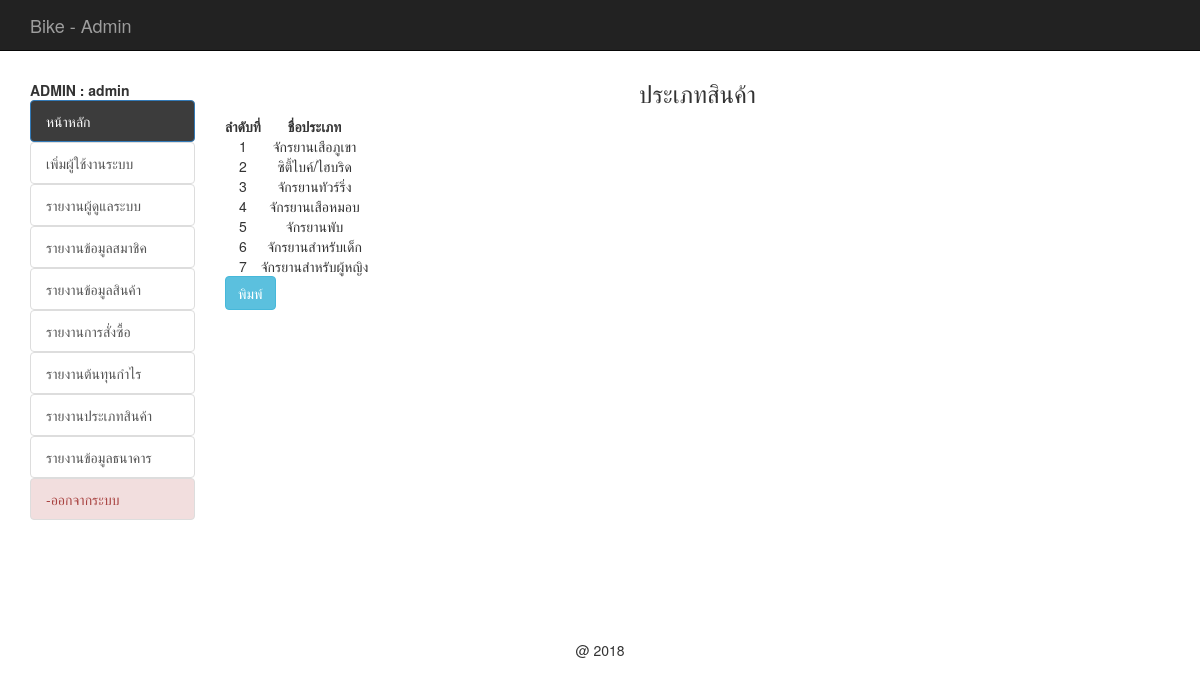
The app's page /backend/report_all_type.php (signed in) with its own data.
### tables this page shows
CREATE TABLE `tbl_type` (
  `t_id` int(11) NOT NULL,
  `t_name` varchar(100) NOT NULL
);

### backend/mm.php (called while the page is built, shortened)
<?php require_once('../Connections/condb.php'); ?>
<?php
$colname_mm = "-1";
if (isset($_SESSION['MM_admin'])) {
  $colname_mm = $_SESSION['MM_admin'];
}
$query_mm = sprintf("SELECT * FROM tbl_admin WHERE admin_user = %s", GetSQLValueString($colname_mm, "text"));
$mm = mysql_query($query_mm, $condb) or die(mysql_error());
$row_mm = mysql_fetch_assoc($mm);
?>

### backend/report_all_type.php (the view, shortened to what this page needs)
<?php require_once('../Connections/condb.php'); ?>
<?php
if (!function_exists("GetSQLValueString")) {
function GetSQLValueString($theValue, $theType, $theDefinedValue = "", $theNotDefinedValue = "")
{
  $theValue = function_exists("mysql_real_escape_string") ? mysql_real_escape_string($theValue) : mysql_escape_string($theValue);
  switch ($theType) {
    case "text":
      $theValue = ($theValue != "") ? "'" . $theValue . "'" : "NULL";
      break;
  }
  return $theValue;
}
}
$query_ptype = "SELECT * FROM tbl_type";
$ptype = mysql_query($query_ptype, $condb) or die(mysql_error());
$row_ptype = mysql_fetch_assoc($ptype);
$totalRows_ptype = mysql_num_rows($ptype);
?>
<!DOCTYPE html>
<html lang="en">
  <head>
	<?php include('h.php');?>
    <?php include('datatable.php');?>
  </head>
  <body>
  <div class="container">
  <div class="row">
         <?php include('banner.php');?>
   </div>
  	<div class="row">
    	<div class="col-md-2">
        <br>
        <?php include('menu.php');?>
      </div>
      <div class="col-md-10">
        <h3 align="center"> ประเภทสินค้า </h3>
        <table id="example1" class="display" cellspacing="0" border="0">
		<thead>
          <tr>
             <th>ลำดับที่</th>
            <th >ชื่อประเภท</th>
          </tr>
        </thead>
        <tbody>
        <?php if($totalRows_ptype>0){?>
          <?php
$i = 1;
          do { ?>
            <tr>
               <td align="center" valign="top"><?php echo $i; ?></td>
              <td  align="center" valign="top"><?php echo $row_ptype['t_name']; ?></td>
            </tr>
            <?php
  $i += 1;
          } while ($row_ptype = mysql_fetch_assoc($ptype)); ?>
        <?php } ?>
        </tbody>
        </table>
      </div>
      <div class="col-md-2">
      <input type="button" name="search" id="hp" value="พิมพ์" onclick="print()" class="btn btn-info" />
     </div>
    </div>
 </div>
  </body>
</html>
<?php include('f.php');?>

### backend/menu.php (shortened to what this page needs)
<?php include('mm.php');?>
<b id="hp">  ADMIN : <?php echo $row_mm['admin_name'];?></b>
<br />
<ul class="list-group list-group-flush" id="hp">
	<il><a href="index.php" class="list-group-item active"  style="background-color: #3c3c3c">หน้าหลัก</a></il>
	<?php
	if ($row_mm['status'] == 'admin') { ?>
		<il><a href="adduser_admin.php" class="list-group-item">เพิ่มผู้ใช้งานระบบ</a></il>
		<il><a href="list_admin.php" class="list-group-item">รายงานผู้ดูแลระบบ</a></il>
		<il><a href="list_member.php" class="list-group-item">รายงานข้อมูลสมาชิค</a></il>
		<il><a href="report_all_prd.php?all=all" class="list-group-item">รายงานข้อมูลสินค้า</a></il>
		<il><a href="report_order.php" class="list-group-item">รายงานการสั่งซื้อ</a></il>
		<il><a href="report_best.php" class="list-group-item">รายงานต้นทุนกำไร</a></il>
		<il><a href="report_all_type.php" class="list-group-item">รายงานประเภทสินค้า</a></il>
		<il><a href="report_all_bank.php" class="list-group-item">รายงานข้อมูลธนาคาร</a></il>
		<il><a href="logout_admin.php" class="list-group-item list-group-item-danger">-ออกจากระบบ</a></il>
<?php } ?>
</ul>

### css/style.css (style rules this page uses)
th { text-align:center; }

### records on screen
tbl_type: t_name "จักรยานเสือภูเขา"
tbl_type: t_name "ซิตี้ไบค์/ไฮบริด"
tbl_type: t_name "จักรยานทัวร์ริ่ง"
tbl_type: t_name "จักรยานเสือหมอบ"
tbl_type: t_name "จักรยานพับ"
tbl_type: t_name "จักรยานสำหรับเด็ก"
tbl_type: t_name "จักรยานสำหรับผู้หญิง"

### other values on screen
$row_mm['admin_name'] "admin"
